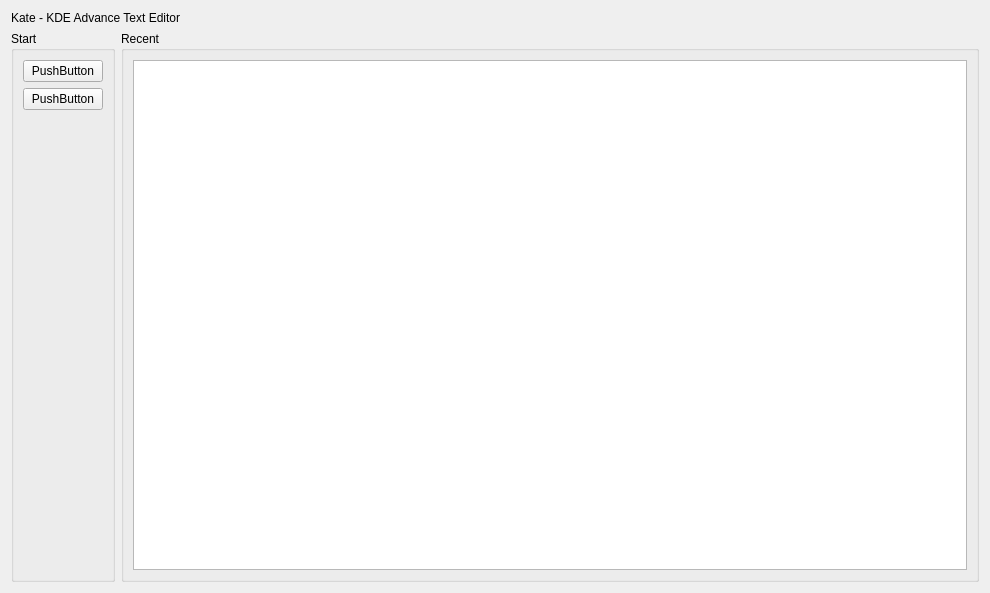
<?xml version="1.0" encoding="UTF-8"?>
<ui version="4.0">
 <class>WelcomeViewWidget</class>
 <widget class="QWidget" name="Form">
  <property name="geometry">
   <rect>
    <x>0</x>
    <y>0</y>
    <width>990</width>
    <height>593</height>
   </rect>
  </property>
  <property name="windowTitle">
   <string>Form</string>
  </property>
  <layout class="QVBoxLayout" name="verticalLayout_4">
   <item>
    <layout class="QVBoxLayout" name="verticalLayout_3">
     <item>
      <widget class="QLabel" name="label">
       <property name="text">
        <string>Kate - KDE Advance Text Editor</string>
       </property>
      </widget>
     </item>
     <item>
      <layout class="QHBoxLayout" name="horizontalLayout">
       <item>
        <widget class="QGroupBox" name="groupBox">
         <property name="title">
          <string>Start</string>
         </property>
         <layout class="QVBoxLayout" name="verticalLayout">
          <item>
           <widget class="QPushButton" name="fileNew">
            <property name="text">
             <string>PushButton</string>
            </property>
           </widget>
          </item>
          <item>
           <widget class="QPushButton" name="fileOpen">
            <property name="text">
             <string>PushButton</string>
            </property>
           </widget>
          </item>
          <item>
           <spacer name="verticalSpacer">
            <property name="orientation">
             <enum>Qt::Vertical</enum>
            </property>
            <property name="sizeHint" stdset="0">
             <size>
              <width>20</width>
              <height>40</height>
             </size>
            </property>
           </spacer>
          </item>
         </layout>
        </widget>
       </item>
       <item>
        <widget class="QGroupBox" name="groupBox_2">
         <property name="title">
          <string>Recent</string>
         </property>
         <layout class="QVBoxLayout" name="verticalLayout_2">
          <item>
           <widget class="QListWidget" name="listWidget"/>
          </item>
         </layout>
        </widget>
       </item>
      </layout>
     </item>
    </layout>
   </item>
  </layout>
 </widget>
 <resources/>
 <connections/>
</ui>
